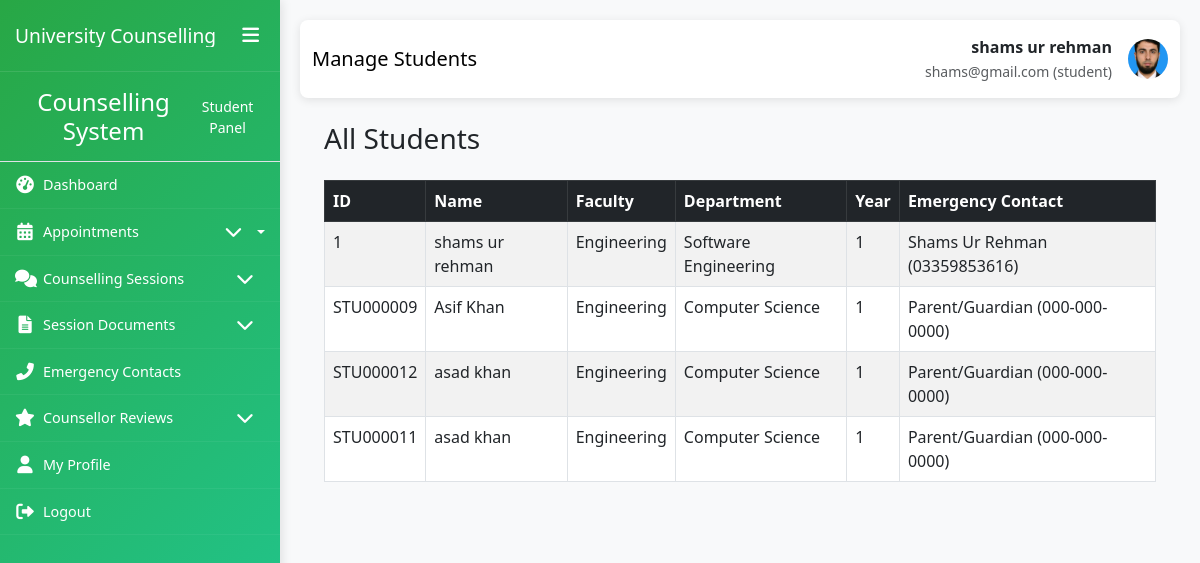
Screenshot of /counseller_student_list/ (signed in) with the database file from the repository.
### My_App/models.py (models this page shows, shortened)
class CustomUser(AbstractUser):
    ROLE_CHOICES = (
        ('student', 'Student'),
        ('counsellor', 'Counsellor'),
        ('admin', 'Administrator'),
    )
    role = models.CharField(max_length=20, choices=ROLE_CHOICES, default='student')
    phone_number = models.CharField(max_length=15, blank=True, null=True)
    date_of_birth = models.DateField(blank=True, null=True)
    profile_picture = models.ImageField(upload_to='profile_pics/', blank=True, null=True)
    created_at = models.DateTimeField(auto_now_add=True)
    updated_at = models.DateTimeField(auto_now=True)
    class Meta:
        permissions = [
            ("can_access_admin_panel", "Can access admin panel"),
            ("can_manage_users", "Can manage users"),
            ("can_manage_appointments", "Can manage appointments"),
            ("can_view_reports", "Can view reports"),
            ("can_manage_counsellors", "Can manage counsellors"),
        ]
    def is_counsellor(self):
        return self.role == 'counsellor'

class Student(models.Model):
    user = models.OneToOneField(CustomUser, on_delete=models.CASCADE, primary_key=True)
    student_id = models.CharField(max_length=20, unique=True)
    enrollment_date = models.DateField()
    FACULTY_CHOICES = (
        ('engineering', 'Engineering'),
        ('science', 'Science'),
        ('arts', 'Arts'),
        ('business', 'Business'),
        ('medicine', 'Medicine'),
        ('law', 'Law'),
    )
    faculty = models.CharField(max_length=50, choices=FACULTY_CHOICES)
    department = models.CharField(max_length=100)
    academic_year = models.IntegerField(
        validators=[MinValueValidator(1), MaxValueValidator(6)]
    )
    emergency_contact_name = models.CharField(max_length=100)
    emergency_contact_phone = models.CharField(max_length=15)
    address = models.TextField(blank=True, null=True)
    class Meta:
        permissions = [
            ("can_view_own_appointments", "Can view own appointments"),
            ("can_book_appointment", "Can book appointment"),
            ("can_view_own_records", "Can view own records"),
            ("can_cancel_appointment", "Can cancel appointment"),
        ]

### My_App/views.py (the view)
# urls.py: path('counseller_student_list/',views.counseller_student_list,name='counseller_student_list'),
@login_required
def counseller_student_list(request):
    students = Student.objects.all()
    return render(request, 'My_Consuller/Student_Management/student_list.html', {'students': students})

### templates/My_Consuller/Student_Management/student_list.html (shortened to what this page needs)
{% extends 'My_Consuller/base1.html' %}
{% block page_title %}Manage Students{% endblock %}
{% block content %}
<div class="container mt-4">
    <div class="d-flex justify-content-between mb-3">
        <h3>All Students</h3>
    </div>
    <table class="table table-bordered table-striped">
        <thead class="table-dark">
            <tr>
                <th>ID</th>
                <th>Name</th>
                <th>Faculty</th>
                <th>Department</th>
                <th>Year</th>
                <th>Emergency Contact</th>
            </tr>
        </thead>
        <tbody>
            {% for student in students %}
            <tr>
                <td>{{ student.student_id }}</td>
                <td>{{ student.user.get_full_name }}</td>
                <td>{{ student.get_faculty_display }}</td>
                <td>{{ student.department }}</td>
                <td>{{ student.academic_year }}</td>
                <td>{{ student.emergency_contact_name }} ({{ student.emergency_contact_phone }})</td>
            </tr>
            {% empty %}
            <tr><td colspan="7" class="text-center">No records found.</td></tr>
            {% endfor %}
        </tbody>
    </table>
</div>
{% endblock %}

### templates/My_Consuller/base1.html (shortened to what this page needs)
<!DOCTYPE html>
<html lang="en">
<head>
    <link href="https://cdn.jsdelivr.net/npm/bootstrap@5.3.0/dist/css/bootstrap.min.css" rel="stylesheet">
    <link href="https://cdnjs.cloudflare.com/ajax/libs/font-awesome/6.0.0/css/all.min.css" rel="stylesheet">
    <link href="https://cdn.jsdelivr.net/npm/sweetalert2@11/dist/sweetalert2.min.css" rel="stylesheet">
</head>
<body>
    <div class="container-fluid p-0">
        <div class="row g-0">
            <div class="sidebar {% if user.is_counsellor %}counsellor-sidebar{% endif %}" id="sidebar">
                <div class="sidebar-header">
                    <h3>University Counselling</h3>
                    <button class="sidebar-toggle d-none d-lg-block" id="sidebarToggle">
                        <i class="fas fa-bars"></i>
                    </button>
                </div>
                <div class="sidebar-content">
                    {% if user.is_counsellor %}
                        {% include 'My_Consuller/sidebar.html' %}
                    {% else %}
                        {% include 'My_Student/sidebar.html' %}
                    {% endif %}
                </div>
            </div>
            <div class="main-content" id="mainContent">
                <nav class="navbar navbar-expand-lg navbar-custom {% if user.is_counsellor %}counsellor-navbar{% endif %}">
                    <div class="container-fluid">
                        <span class="navbar-brand">{% block page_title %}Dashboard{% endblock %}</span>
                        <div class="d-flex align-items-center">
                            <div class="me-3 text-end d-none d-md-block">
                                <div class="fw-bold">{{ user.get_full_name|default:user.username }}</div>
                                <small class="text-muted">
                                    {{ user.email }}
                                    ({% if user.is_counsellor %}counsellor{% else %}student{% endif %})
                                </small>
                            </div>
                            {% if user.profile_picture %}
                            <img src="{{ user.profile_picture.url }}" alt="Profile" class="user-profile-img">
                            {% else %}
                            <div class="user-profile-img bg-secondary d-flex align-items-center justify-content-center text-white">
                                <i class="fas {% if user.is_counsellor %}fa-user-tie{% else %}fa-user{% endif %}"></i>
                            </div>
                            {% endif %}
                        </div>
                    </div>
                </nav>
                <div class="container-fluid">
                    {% block content %}{% endblock %}
                </div>
            </div>
        </div>
    </div>
</body>
</html>

### templates/My_Student/sidebar.html (shortened to what this page needs)
<div class="sidebar-nav">
    <div class="sidebar-header p-3 text-center border-bottom">
        <h4 class="mb-0">Counselling System</h4>
        <small>Student Panel</small>
    </div>
    <nav class="nav flex-column">
        <a class="nav-link {% if request.resolver_match.url_name == 'student_dashboard' %}active{% endif %}" href="{% url 'student_dashboard' %}">
            <i class="fas fa-tachometer-alt me-2"></i>
            <span class="nav-text">Dashboard</span>
        </a>
        <div class="nav-item dropdown">
            <a class="nav-link dropdown-toggle d-flex align-items-center" href="#" role="button" id="appointmentsDropdown">
                <i class="fas fa-calendar-alt me-2"></i>
                <span class="nav-text">Appointments</span>
                <i class="fas fa-chevron-down ms-auto dropdown-arrow"></i>
            </a>
        </div>
        <li class="nav-item">
            <a class="nav-link d-flex align-items-center" data-bs-toggle="collapse" href="#counsellingSessionSub" role="button" aria-expanded="false" aria-controls="counsellingSessionSub">
                <i class="fas fa-comments me-2"></i>
                <span class="nav-text">Counselling Sessions</span>
                <i class="fas fa-chevron-down ms-auto dropdown-arrow"></i>
            </a>
        </li>
        <li class="nav-item">
            <a class="nav-link d-flex align-items-center" data-bs-toggle="collapse" href="#sessionDocumentSub" role="button" aria-expanded="false" aria-controls="sessionDocumentSub">
                <i class="fas fa-file-alt me-2"></i>
                <span class="nav-text">Session Documents</span>
                <i class="fas fa-chevron-down ms-auto"></i>
            </a>
        </li>
        <li class="nav-item">
            <a class="nav-link" href="{% url 'student_emergency_contact_list' %}">
                <i class="fas fa-phone-alt me-2"></i>
                <span class="nav-text">Emergency Contacts</span>
            </a>
        </li>
        <li class="nav-item">
            <a class="nav-link d-flex align-items-center" data-bs-toggle="collapse" href="#counsellorReviewSub" role="button" aria-expanded="false" aria-controls="counsellorReviewSub">
                <i class="fas fa-star me-2"></i>
                <span class="nav-text">Counsellor Reviews</span>
                <i class="fas fa-chevron-down ms-auto"></i>
            </a>
        </li>
        <a class="nav-link" href="{% url 'student_user_list' %}">
            <i class="fas fa-user me-2"></i>
            <span class="nav-text">My Profile</span>
        </a>
        <a class="nav-link d-flex align-items-center" href="{% url 'logout' %}">
            <i class="fas fa-sign-out-alt me-2"></i>
            <span class="nav-text">Logout</span>
        </a>
    </nav>
</div>

### templates/My_Consuller/base1.html (style rules this page uses)
:root { --sidebar-width: 280px; --sidebar-collapsed-width: 70px; --sidebar-bg: linear-gradient(135deg, #28a745 0%, #20c997 100%); --counsellor-sidebar-bg: linear-gradient(135deg, #007bff 0%, #0056b3 100%); --content-padding: 20px; --transition-speed: 0.3s; }
body { overflow-x: hidden; font-family: 'Segoe UI', Tahoma, Geneva, Verdana, sans-serif; background-color: #f8f9fa; }
.sidebar { background: var(--sidebar-bg); color: white; min-height: 100vh; position: fixed; width: var(--sidebar-width); transition: all var(--transition-speed) ease; z-index: 1000; box-shadow: 2px 0 10px rgba(0,0,0,0.1); overflow-y: auto; }
.sidebar-header { padding: 20px 15px; border-bottom: 1px solid rgba(255,255,255,0.1); display: flex; align-items: center; justify-content: space-between; }
.sidebar-header h3 { font-size: 1.2rem; margin: 0; white-space: nowrap; overflow: hidden; }
.sidebar .nav-link { color: white; padding: 12px 15px; border-bottom: 1px solid rgba(255,255,255,0.05); display: flex; align-items: center; font-size: 0.9rem; transition: all 0.2s ease; white-space: nowrap; overflow: hidden; text-decoration: none; position: relative; cursor: pointer; }
.sidebar .nav-link i { margin-right: 10px; font-size: 1.1rem; width: 20px; text-align: center; }
.sidebar-toggle { background: none; border: none; color: white; font-size: 1.2rem; cursor: pointer; }
.dropdown-arrow { font-size: 0.8rem; transition: transform 0.3s ease; margin-left: auto; }
.main-content { margin-left: var(--sidebar-width); padding: var(--content-padding); transition: all var(--transition-speed) ease; min-height: 100vh; width: calc(100% - var(--sidebar-width)); }
.navbar-custom { background: white; box-shadow: 0 2px 10px rgba(0,0,0,0.1); padding: 15px 0; margin-bottom: 20px; border-radius: 8px; }
.user-profile-img { width: 40px; height: 40px; border-radius: 50%; object-fit: cover; }
.sidebar { background: var(--sidebar-bg); color: white; height: 100vh; position: fixed; top: 0; left: 0; width: var(--sidebar-width); transition: all var(--transition-speed) ease; z-index: 1000; box-shadow: 2px 0 10px rgba(0,0,0,0.1); overflow-y: auto; overflow-x: hidden; scrollbar-width: thin; scrollbar-color: rgba(255,255,255,0.4) transparent; }

### rows the page displays
CustomUser: get_full_name "shams ur rehman", email "shams@gmail.com", profile_picture (picture)
Student: student_id "1", user.get_full_name "shams ur rehman", faculty "Engineering", department "Software Engineering", academic_year "1", emergency_contact_name "Shams Ur Rehman", emergency_contact_phone "03359853616"
Student: student_id "STU000009", user.get_full_name "Asif Khan", faculty "Engineering", department "Computer Science", academic_year "1", emergency_contact_name "Parent/Guardian", emergency_contact_phone "000-000-0000"
Student: student_id "STU000012", user.get_full_name "asad khan", faculty "Engineering", department "Computer Science", academic_year "1", emergency_contact_name "Parent/Guardian", emergency_contact_phone "000-000-0000"
Student: student_id "STU000011", user.get_full_name "asad khan", faculty "Engineering", department "Computer Science", academic_year "1", emergency_contact_name "Parent/Guardian", emergency_contact_phone "000-000-0000"
